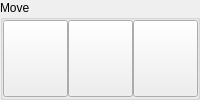
               <widget class="QGroupBox" name="groupbox_move">
                <property name="enabled">
                 <bool>true</bool>
                </property>
                <property name="minimumSize">
                 <size>
                  <width>200</width>
                  <height>100</height>
                 </size>
                </property>
                <property name="maximumSize">
                 <size>
                  <width>200</width>
                  <height>100</height>
                 </size>
                </property>
                <property name="styleSheet">
                 <string notr="true"/>
                </property>
                <property name="title">
                 <string>Move</string>
                </property>
                <layout class="QHBoxLayout" name="horizontalLayout_2" stretch="0,0,0,0">
                 <property name="spacing">
                  <number>0</number>
                 </property>
                 <property name="leftMargin">
                  <number>0</number>
                 </property>
                 <property name="topMargin">
                  <number>0</number>
                 </property>
                 <property name="rightMargin">
                  <number>0</number>
                 </property>
                 <property name="bottomMargin">
                  <number>0</number>
                 </property>
                 <item>
                  <widget class="QPushButton" name="button_hit">
                   <property name="sizePolicy">
                    <sizepolicy hsizetype="Preferred" vsizetype="Preferred">
                     <horstretch>0</horstretch>
                     <verstretch>0</verstretch>
                    </sizepolicy>
                   </property>
                   <property name="minimumSize">
                    <size>
                     <width>65</width>
                     <height>0</height>
                    </size>
                   </property>
                   <property name="maximumSize">
                    <size>
                     <width>65</width>
                     <height>16777215</height>
                    </size>
                   </property>
                   <property name="cursor">
                    <cursorShape>PointingHandCursor</cursorShape>
                   </property>
                   <property name="styleSheet">
                    <string notr="true"/>
                   </property>
                   <property name="text">
                    <string/>
                   </property>
                   <property name="icon">
                    <iconset>
                     <normaloff>:/deck/hit.png</normaloff>:/deck/hit.png</iconset>
                   </property>
                   <property name="iconSize">
                    <size>
                     <width>40</width>
                     <height>40</height>
                    </size>
                   </property>
                  </widget>
                 </item>
                 <item>
                  <widget class="QPushButton" name="button_stand">
                   <property name="sizePolicy">
                    <sizepolicy hsizetype="Preferred" vsizetype="Preferred">
                     <horstretch>0</horstretch>
                     <verstretch>0</verstretch>
                    </sizepolicy>
                   </property>
                   <property name="minimumSize">
                    <size>
                     <width>65</width>
                     <height>0</height>
                    </size>
                   </property>
                   <property name="maximumSize">
                    <size>
                     <width>65</width>
                     <height>16777215</height>
                    </size>
                   </property>
                   <property name="cursor">
                    <cursorShape>OpenHandCursor</cursorShape>
                   </property>
                   <property name="styleSheet">
                    <string notr="true"/>
                   </property>
                   <property name="text">
                    <string/>
                   </property>
                   <property name="icon">
                    <iconset>
                     <normaloff>:/deck/stand.png</normaloff>:/deck/stand.png</iconset>
                   </property>
                   <property name="iconSize">
                    <size>
                     <width>40</width>
                     <height>40</height>
                    </size>
                   </property>
                  </widget>
                 </item>
                 <item>
                  <spacer name="horizontalSpacer">
                   <property name="orientation">
                    <enum>Qt::Orientation::Horizontal</enum>
                   </property>
                   <property name="sizeHint" stdset="0">
                    <size>
                     <width>40</width>
                     <height>20</height>
                    </size>
                   </property>
                  </spacer>
                 </item>
                 <item>
                  <widget class="QPushButton" name="button_double">
                   <property name="enabled">
                    <bool>true</bool>
                   </property>
                   <property name="sizePolicy">
                    <sizepolicy hsizetype="Preferred" vsizetype="Preferred">
                     <horstretch>0</horstretch>
                     <verstretch>0</verstretch>
                    </sizepolicy>
                   </property>
                   <property name="minimumSize">
                    <size>
                     <width>65</width>
                     <height>0</height>
                    </size>
                   </property>
                   <property name="maximumSize">
                    <size>
                     <width>65</width>
                     <height>16777215</height>
                    </size>
                   </property>
                   <property name="cursor">
                    <cursorShape>ClosedHandCursor</cursorShape>
                   </property>
                   <property name="styleSheet">
                    <string notr="true"/>
                   </property>
                   <property name="text">
                    <string/>
                   </property>
                   <property name="icon">
                    <iconset>
                     <normaloff>:/deck/double-up.png</normaloff>:/deck/double-up.png</iconset>
                   </property>
                   <property name="iconSize">
                    <size>
                     <width>50</width>
                     <height>50</height>
                    </size>
                   </property>
                  </widget>
                 </item>
                </layout>
               </widget>
